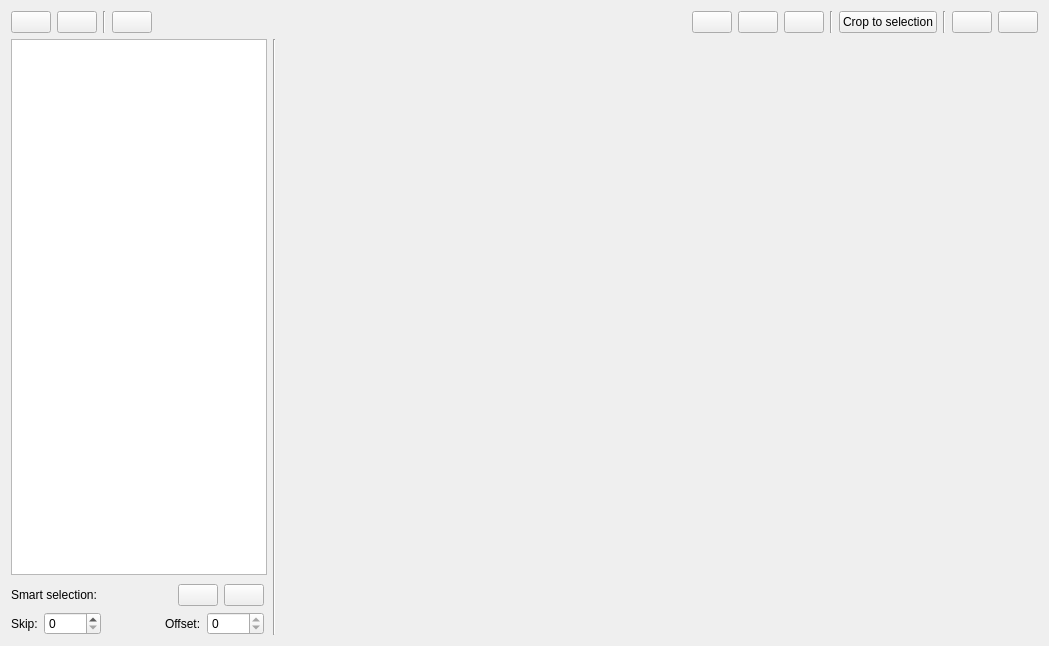
<?xml version="1.0" encoding="UTF-8"?>
<ui version="4.0">
 <class>ImagesTab</class>
 <widget class="QWidget" name="ImagesTab">
  <property name="geometry">
   <rect>
    <x>0</x>
    <y>0</y>
    <width>1049</width>
    <height>646</height>
   </rect>
  </property>
  <layout class="QVBoxLayout" name="verticalLayout">
   <item>
    <widget class="QWidget" name="controlBar" native="true">
     <layout class="QHBoxLayout" name="horizontalLayout_2">
      <property name="leftMargin">
       <number>0</number>
      </property>
      <property name="topMargin">
       <number>0</number>
      </property>
      <property name="rightMargin">
       <number>0</number>
      </property>
      <property name="bottomMargin">
       <number>0</number>
      </property>
      <item>
       <widget class="QPushButton" name="btnSave">
        <property name="toolTip">
         <string>Save current image</string>
        </property>
        <property name="icon">
         <iconset theme="document-save"/>
        </property>
       </widget>
      </item>
      <item>
       <widget class="QPushButton" name="btnSaveAll">
        <property name="toolTip">
         <string>Save all images as PDF</string>
        </property>
        <property name="icon">
         <iconset theme="document-save-all"/>
        </property>
       </widget>
      </item>
      <item>
       <widget class="Line" name="line">
        <property name="orientation">
         <enum>Qt::Vertical</enum>
        </property>
       </widget>
      </item>
      <item>
       <widget class="QPushButton" name="btnDelete">
        <property name="icon">
         <iconset theme="edit-delete"/>
        </property>
       </widget>
      </item>
      <item>
       <spacer name="horizontalSpacer">
        <property name="orientation">
         <enum>Qt::Horizontal</enum>
        </property>
        <property name="sizeHint" stdset="0">
         <size>
          <width>40</width>
          <height>20</height>
         </size>
        </property>
       </spacer>
      </item>
      <item>
       <widget class="QPushButton" name="btnRP90">
        <property name="toolTip">
         <string>Rotate selected image(s) 90°</string>
        </property>
        <property name="icon">
         <iconset theme="object-rotate-left"/>
        </property>
       </widget>
      </item>
      <item>
       <widget class="QPushButton" name="btnR180">
        <property name="toolTip">
         <string>Rotate selected image(s) 180°</string>
        </property>
        <property name="icon">
         <iconset theme="object-flip-vertical"/>
        </property>
       </widget>
      </item>
      <item>
       <widget class="QPushButton" name="btnRM90">
        <property name="toolTip">
         <string>Rotate selected image(s) -90°</string>
        </property>
        <property name="icon">
         <iconset theme="object-rotate-right"/>
        </property>
        <property name="iconSize">
         <size>
          <width>16</width>
          <height>16</height>
         </size>
        </property>
       </widget>
      </item>
      <item>
       <widget class="Line" name="seperatorCrop">
        <property name="orientation">
         <enum>Qt::Vertical</enum>
        </property>
       </widget>
      </item>
      <item>
       <widget class="QPushButton" name="btnCrop">
        <property name="text">
         <string>Crop to selection</string>
        </property>
       </widget>
      </item>
      <item>
       <widget class="Line" name="seperatorUndo">
        <property name="orientation">
         <enum>Qt::Vertical</enum>
        </property>
       </widget>
      </item>
      <item>
       <widget class="QPushButton" name="btnUndo">
        <property name="toolTip">
         <string>Undo last action</string>
        </property>
        <property name="icon">
         <iconset theme="edit-undo"/>
        </property>
       </widget>
      </item>
      <item>
       <widget class="QPushButton" name="btnRedo">
        <property name="toolTip">
         <string>Redo last action</string>
        </property>
        <property name="icon">
         <iconset theme="edit-redo"/>
        </property>
       </widget>
      </item>
     </layout>
    </widget>
   </item>
   <item>
    <layout class="QHBoxLayout" name="horizontalLayout">
     <item>
      <widget class="QWidget" name="listRootContainer" native="true">
       <property name="minimumSize">
        <size>
         <width>100</width>
         <height>0</height>
        </size>
       </property>
       <layout class="QVBoxLayout" name="verticalLayout_2">
        <property name="spacing">
         <number>0</number>
        </property>
        <property name="leftMargin">
         <number>0</number>
        </property>
        <property name="topMargin">
         <number>0</number>
        </property>
        <property name="rightMargin">
         <number>0</number>
        </property>
        <property name="bottomMargin">
         <number>0</number>
        </property>
        <item>
         <widget class="QListWidget" name="listWidget">
          <property name="sizePolicy">
           <sizepolicy hsizetype="Preferred" vsizetype="Expanding">
            <horstretch>0</horstretch>
            <verstretch>0</verstretch>
           </sizepolicy>
          </property>
          <property name="dragEnabled">
           <bool>true</bool>
          </property>
          <property name="dragDropMode">
           <enum>QAbstractItemView::InternalMove</enum>
          </property>
          <property name="defaultDropAction">
           <enum>Qt::MoveAction</enum>
          </property>
          <property name="selectionMode">
           <enum>QAbstractItemView::ExtendedSelection</enum>
          </property>
         </widget>
        </item>
        <item>
         <widget class="QWidget" name="listControlContainer" native="true">
          <layout class="QVBoxLayout" name="verticalLayout_3">
           <property name="leftMargin">
            <number>0</number>
           </property>
           <property name="rightMargin">
            <number>3</number>
           </property>
           <property name="bottomMargin">
            <number>0</number>
           </property>
           <item>
            <layout class="QHBoxLayout" name="horizontalLayout_3">
             <item>
              <widget class="QLabel" name="label_3">
               <property name="text">
                <string>Smart selection:</string>
               </property>
              </widget>
             </item>
             <item>
              <spacer name="horizontalSpacer_2">
               <property name="orientation">
                <enum>Qt::Horizontal</enum>
               </property>
               <property name="sizeHint" stdset="0">
                <size>
                 <width>0</width>
                 <height>20</height>
                </size>
               </property>
              </spacer>
             </item>
             <item>
              <widget class="QPushButton" name="btnSelectNone">
               <property name="icon">
                <iconset theme="edit-select-none"/>
               </property>
              </widget>
             </item>
             <item>
              <widget class="QPushButton" name="btnSelectAll">
               <property name="toolTip">
                <string>Select all</string>
               </property>
               <property name="icon">
                <iconset theme="edit-select-all"/>
               </property>
              </widget>
             </item>
            </layout>
           </item>
           <item>
            <layout class="QHBoxLayout" name="horizontalLayout_4">
             <item>
              <widget class="QLabel" name="label">
               <property name="text">
                <string>Skip:</string>
               </property>
              </widget>
             </item>
             <item>
              <widget class="QSpinBox" name="selectSkip">
               <property name="sizePolicy">
                <sizepolicy hsizetype="MinimumExpanding" vsizetype="Fixed">
                 <horstretch>0</horstretch>
                 <verstretch>0</verstretch>
                </sizepolicy>
               </property>
              </widget>
             </item>
             <item>
              <spacer name="horizontalSpacer_3">
               <property name="orientation">
                <enum>Qt::Horizontal</enum>
               </property>
               <property name="sizeHint" stdset="0">
                <size>
                 <width>0</width>
                 <height>20</height>
                </size>
               </property>
              </spacer>
             </item>
             <item>
              <widget class="QLabel" name="label_2">
               <property name="text">
                <string>Offset:</string>
               </property>
              </widget>
             </item>
             <item>
              <widget class="QSpinBox" name="selectOffset">
               <property name="sizePolicy">
                <sizepolicy hsizetype="Expanding" vsizetype="Fixed">
                 <horstretch>0</horstretch>
                 <verstretch>0</verstretch>
                </sizepolicy>
               </property>
               <property name="maximum">
                <number>0</number>
               </property>
              </widget>
             </item>
            </layout>
           </item>
          </layout>
         </widget>
        </item>
       </layout>
      </widget>
     </item>
     <item>
      <widget class="Line" name="line_4">
       <property name="orientation">
        <enum>Qt::Vertical</enum>
       </property>
      </widget>
     </item>
     <item>
      <widget class="qscan::gui::ImageViewer" name="imageViewer" native="true">
       <property name="sizePolicy">
        <sizepolicy hsizetype="Expanding" vsizetype="Expanding">
         <horstretch>1</horstretch>
         <verstretch>0</verstretch>
        </sizepolicy>
       </property>
      </widget>
     </item>
    </layout>
   </item>
  </layout>
 </widget>
 <customwidgets>
  <customwidget>
   <class>qscan::gui::ImageViewer</class>
   <extends>QWidget</extends>
   <header>ImageViewer.hpp</header>
   <container>1</container>
   <slots>
    <signal>selectionUpdated(QRect)</signal>
    <slot>updateSelection(QRect)</slot>
   </slots>
  </customwidget>
 </customwidgets>
 <resources/>
 <connections>
  <connection>
   <sender>btnR180</sender>
   <signal>clicked()</signal>
   <receiver>ImagesTab</receiver>
   <slot>doRotate180()</slot>
   <hints>
    <hint type="sourcelabel">
     <x>492</x>
     <y>22</y>
    </hint>
    <hint type="destinationlabel">
     <x>400</x>
     <y>258</y>
    </hint>
   </hints>
  </connection>
  <connection>
   <sender>btnCrop</sender>
   <signal>clicked()</signal>
   <receiver>ImagesTab</receiver>
   <slot>doCrop()</slot>
   <hints>
    <hint type="sourcelabel">
     <x>635</x>
     <y>23</y>
    </hint>
    <hint type="destinationlabel">
     <x>400</x>
     <y>258</y>
    </hint>
   </hints>
  </connection>
  <connection>
   <sender>btnRM90</sender>
   <signal>clicked()</signal>
   <receiver>ImagesTab</receiver>
   <slot>doRotateM90()</slot>
   <hints>
    <hint type="sourcelabel">
     <x>529</x>
     <y>22</y>
    </hint>
    <hint type="destinationlabel">
     <x>400</x>
     <y>258</y>
    </hint>
   </hints>
  </connection>
  <connection>
   <sender>btnRP90</sender>
   <signal>clicked()</signal>
   <receiver>ImagesTab</receiver>
   <slot>doRotateP90()</slot>
   <hints>
    <hint type="sourcelabel">
     <x>455</x>
     <y>22</y>
    </hint>
    <hint type="destinationlabel">
     <x>400</x>
     <y>258</y>
    </hint>
   </hints>
  </connection>
  <connection>
   <sender>btnRedo</sender>
   <signal>clicked()</signal>
   <receiver>ImagesTab</receiver>
   <slot>doRedo()</slot>
   <hints>
    <hint type="sourcelabel">
     <x>779</x>
     <y>22</y>
    </hint>
    <hint type="destinationlabel">
     <x>400</x>
     <y>258</y>
    </hint>
   </hints>
  </connection>
  <connection>
   <sender>btnSave</sender>
   <signal>clicked()</signal>
   <receiver>ImagesTab</receiver>
   <slot>doSave()</slot>
   <hints>
    <hint type="sourcelabel">
     <x>21</x>
     <y>22</y>
    </hint>
    <hint type="destinationlabel">
     <x>400</x>
     <y>258</y>
    </hint>
   </hints>
  </connection>
  <connection>
   <sender>btnSaveAll</sender>
   <signal>clicked()</signal>
   <receiver>ImagesTab</receiver>
   <slot>doSaveAll()</slot>
   <hints>
    <hint type="sourcelabel">
     <x>58</x>
     <y>22</y>
    </hint>
    <hint type="destinationlabel">
     <x>400</x>
     <y>258</y>
    </hint>
   </hints>
  </connection>
  <connection>
   <sender>btnSelectAll</sender>
   <signal>clicked()</signal>
   <receiver>ImagesTab</receiver>
   <slot>doSelectAll()</slot>
   <hints>
    <hint type="sourcelabel">
     <x>22</x>
     <y>63</y>
    </hint>
    <hint type="destinationlabel">
     <x>400</x>
     <y>258</y>
    </hint>
   </hints>
  </connection>
  <connection>
   <sender>btnUndo</sender>
   <signal>clicked()</signal>
   <receiver>ImagesTab</receiver>
   <slot>doUndo()</slot>
   <hints>
    <hint type="sourcelabel">
     <x>742</x>
     <y>22</y>
    </hint>
    <hint type="destinationlabel">
     <x>400</x>
     <y>258</y>
    </hint>
   </hints>
  </connection>
  <connection>
   <sender>selectSkip</sender>
   <signal>valueChanged(int)</signal>
   <receiver>ImagesTab</receiver>
   <slot>skipUpdated(int)</slot>
   <hints>
    <hint type="sourcelabel">
     <x>128</x>
     <y>64</y>
    </hint>
    <hint type="destinationlabel">
     <x>400</x>
     <y>258</y>
    </hint>
   </hints>
  </connection>
  <connection>
   <sender>listWidget</sender>
   <signal>currentItemChanged(QListWidgetItem*,QListWidgetItem*)</signal>
   <receiver>ImagesTab</receiver>
   <slot>currentImageUpdated(QListWidgetItem*,QListWidgetItem*)</slot>
   <hints>
    <hint type="sourcelabel">
     <x>139</x>
     <y>298</y>
    </hint>
    <hint type="destinationlabel">
     <x>400</x>
     <y>258</y>
    </hint>
   </hints>
  </connection>
  <connection>
   <sender>btnDelete</sender>
   <signal>clicked()</signal>
   <receiver>ImagesTab</receiver>
   <slot>doDelete()</slot>
   <hints>
    <hint type="sourcelabel">
     <x>104</x>
     <y>22</y>
    </hint>
    <hint type="destinationlabel">
     <x>400</x>
     <y>258</y>
    </hint>
   </hints>
  </connection>
  <connection>
   <sender>imageViewer</sender>
   <signal>selectionUpdated(QRect)</signal>
   <receiver>ImagesTab</receiver>
   <slot>selectionHasUpdated(QRect)</slot>
   <hints>
    <hint type="sourcelabel">
     <x>540</x>
     <y>279</y>
    </hint>
    <hint type="destinationlabel">
     <x>400</x>
     <y>258</y>
    </hint>
   </hints>
  </connection>
  <connection>
   <sender>btnSelectNone</sender>
   <signal>clicked()</signal>
   <receiver>ImagesTab</receiver>
   <slot>doSelectNone()</slot>
   <hints>
    <hint type="sourcelabel">
     <x>206</x>
     <y>580</y>
    </hint>
    <hint type="destinationlabel">
     <x>524</x>
     <y>322</y>
    </hint>
   </hints>
  </connection>
 </connections>
 <slots>
  <slot>doSelectAll()</slot>
  <slot>skipUpdated(int)</slot>
  <slot>doUndo()</slot>
  <slot>doRedo()</slot>
  <slot>doCrop()</slot>
  <slot>doRotateP90()</slot>
  <slot>doRotateM90()</slot>
  <slot>doRotate180()</slot>
  <slot>doSave()</slot>
  <slot>doSaveAll()</slot>
  <slot>currentImageUpdated(QListWidgetItem*,QListWidgetItem*)</slot>
  <slot>doDelete()</slot>
  <slot>selectionHasUpdated(QRect)</slot>
  <slot>doSelectNone()</slot>
 </slots>
</ui>
